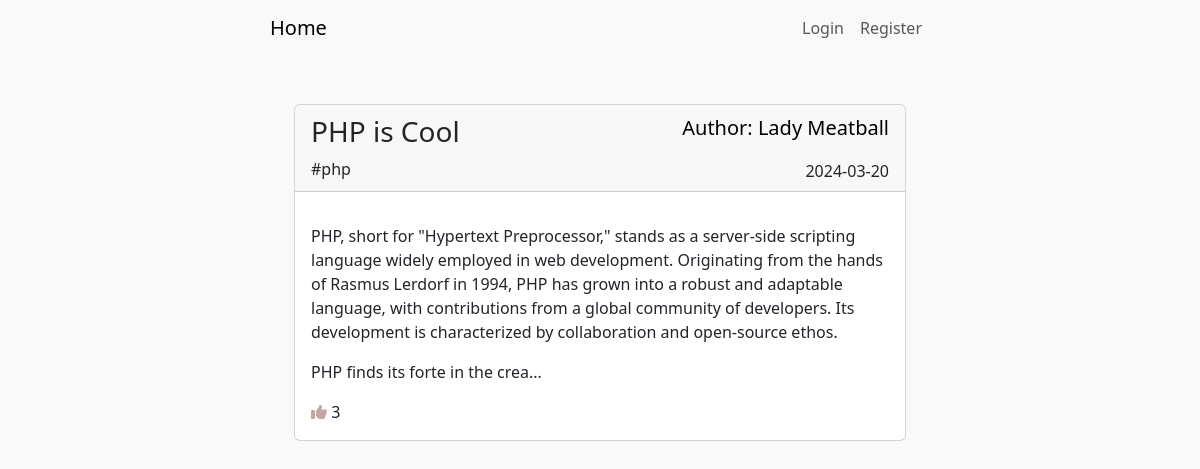
The page /category/php on the database its author committed.
### advancedBlog/models.py (models this page shows, shortened)
class Post(models.Model):
    author = models.ForeignKey(User, on_delete=models.CASCADE)
    title = models.CharField(max_length = 150)
    tag = models.CharField(max_length = 150)
    like = models.ManyToManyField(User, related_name='blogPost')
    category = models.CharField(max_length = 150)
    image = models.ImageField(null=True, blank=True, upload_to="images/")
    description = RichTextField(blank=True, null=True)
    date_created = models.DateTimeField(auto_now_add = True)
    date_updated = models.DateTimeField(auto_now = True)

### advancedBlog/views.py (the view)
# urls.py: path('category/<str:type>', CategoryFilter, name='categoryFilter'),
def CategoryFilter(request, type):
    categoryType = Post.objects.filter(category=type.replace('-', ' '))
    return render(request, 'filteredCategory.html', {'type': type.title().replace('-', ' '), 'categoryType':categoryType})

### advancedBlog/templates/filteredCategory.html (shortened to what this page needs)
{% extends "base.html" %}
{% load static %}
{% block content%}
<div class="container">
  {% for post in categoryType %}
    <div class="card mb-3 mt-5">
      <div class="card-header d-flex justify-content-between align-items-center">
        <div>
          <a class="card-title" style="text-decoration: none;" href="{% url 'postDetails' post.pk %}">
            <h3 class="fw-light">{{ post.title }}</h3>
          </a>
          <a class="card-title" style="text-decoration: none;" href="{% url 'categoryFilter' post.category|slugify %}">
            <p class="card-text fw-light mb-0 fs-10">
                #{{ post.category }}
            </p>
          </a>
        </div>
        <div class="text-end">
          <p class="card-text fw-light text-decoration-none text-black fs-5">
            Author: {{ post.author.first_name }} {{ post.author.last_name }}
          </p>
          <p class="card-text fw-light mb-0 fs-10">
            {{ post.date_created|date:'Y-m-d' }}
          </p>
        </div>
      </div>
      <div class="card-body">
        <p class="card-text" align="justify">{{ post.description|slice:"400" | safe}}...</p>
        <i class="fa-solid fa-thumbs-up" style="color: #c3a6a0;"></i>
        {{post.like.count}}
      </div>
    </div>
  {% endfor %}
</div>
{% endblock %}

### rows shown on the page
Post: title "PHP is Cool", category "php", author.first_name "Lady", author.last_name "Meatball", date_created "2024-03-20", description "PHP, short for \"Hypertext Preprocessor,\" stands as a server-side scripting language widely employed in web development. Originating from the hands of Rasmus Lerdorf in 1994, PHP has grown into a robust and adaptable language, with contributions from a global community of developers. Its development is characterized by collaboration and open-source ethos. PHP finds its forte in the crea", like.count "3"
